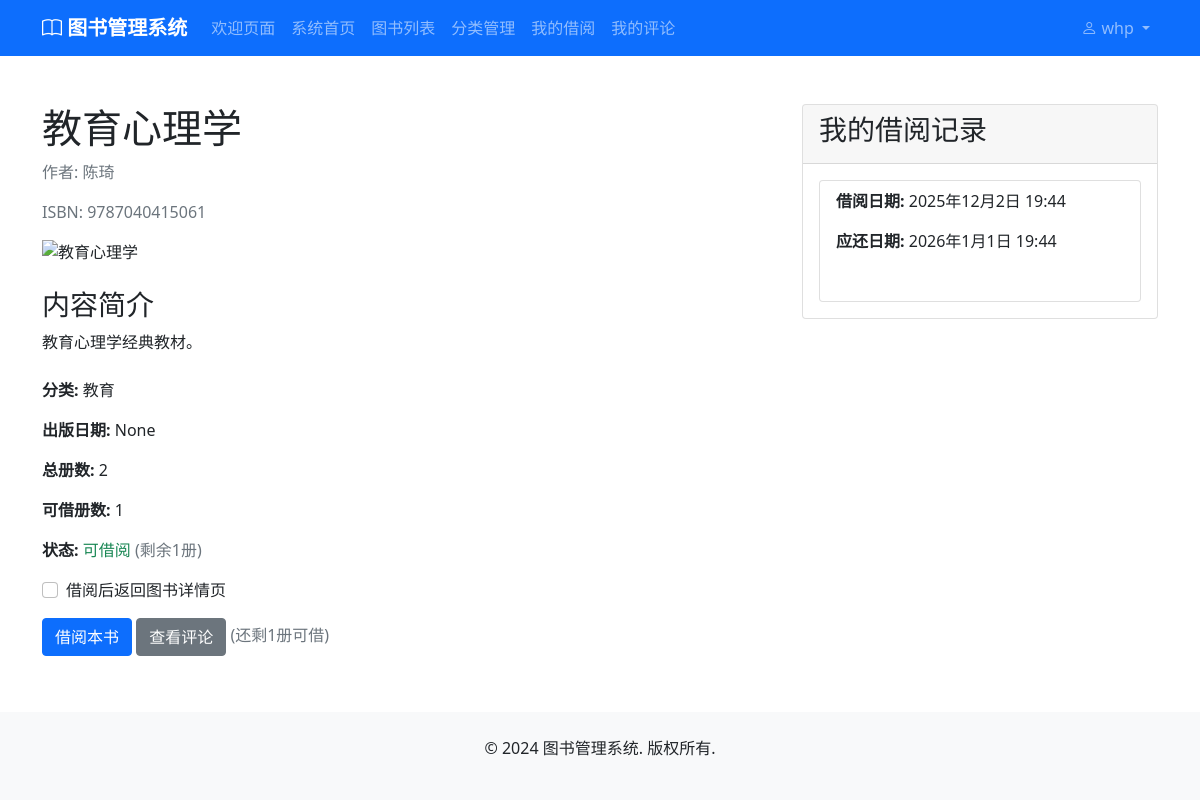
Page /books/6/ (signed in) on the earlier database version.
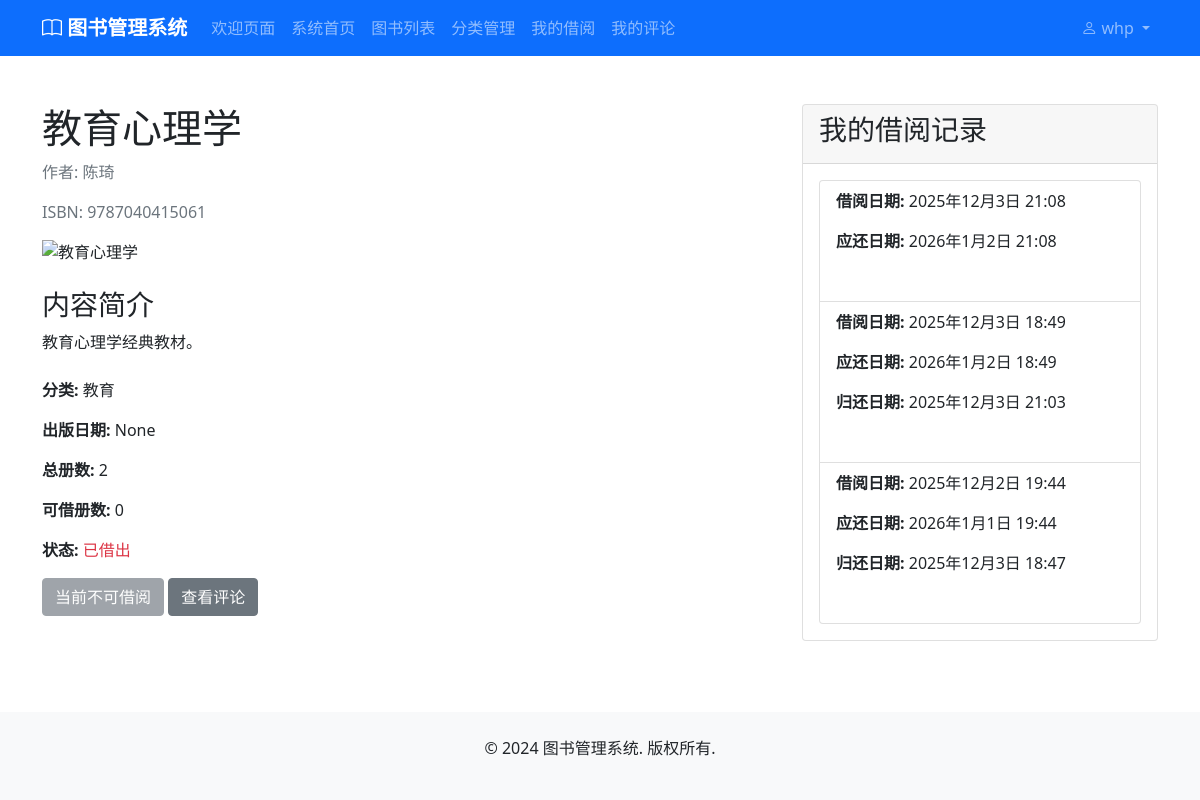
Same page on the later database version.
### books/models.py (models this page shows, shortened)
class Book(models.Model):
    STATUS_CHOICES = [
        ('available', '可借阅'),
        ('borrowed', '已借出'),
        ('maintenance', '维护中'),
        ('lost', '丢失'),
    ]
    title = models.CharField(max_length=200, verbose_name='书名')
    author = models.CharField(max_length=100, verbose_name='作者')
    isbn = models.CharField(max_length=20, unique=True, verbose_name='ISBN')
    publisher = models.CharField(max_length=100, blank=True, null=True, verbose_name='出版社')
    publication_date = models.DateField(blank=True, null=True, verbose_name='出版日期')
    category = models.ForeignKey(Category, on_delete=models.PROTECT, null=True, blank=True, verbose_name='分类')
    description = models.TextField(blank=True, null=True, verbose_name='描述')
    cover_image = models.ImageField(upload_to='book_covers/', blank=True, null=True, verbose_name='封面图片')
    total_copies = models.PositiveIntegerField(default=1, verbose_name='总册数')
    available_copies = models.PositiveIntegerField(default=1, verbose_name='可借册数')
    location = models.CharField(max_length=50, blank=True, null=True, verbose_name='书架位置')
    status = models.CharField(max_length=20, choices=STATUS_CHOICES, default='available', verbose_name='状态')
    created_at = models.DateTimeField(auto_now_add=True, verbose_name='创建时间')
    updated_at = models.DateTimeField(auto_now=True, verbose_name='更新时间')
    class Meta:
        verbose_name = '图书'
        verbose_name_plural = '图书'
    @property
    def cover_image_url(self):
        if self.cover_image and hasattr(self.cover_image, 'url'):
            try:
                import os
                from django.conf import settings
                image_path = os.path.join(settings.MEDIA_ROOT, self.cover_image.name)
                if os.path.exists(image_path):
                    return self.cover_image.url
            except:
                pass
        return static('images/default-book-cover.png')
    @property
    def is_available(self):
        return self.available_copies > 0 and self.status == 'available'

### borrowing/models.py (models this page shows, shortened)
class BorrowRecord(models.Model):
    STATUS_CHOICES = [
        ('borrowed', '借阅中'),
        ('returned', '已归还'),
        ('overdue', '逾期'),
    ]
    user = models.ForeignKey(User, on_delete=models.CASCADE, verbose_name='借阅用户')
    book = models.ForeignKey(Book, on_delete=models.CASCADE, verbose_name='借阅图书')
    borrow_date = models.DateTimeField(auto_now_add=True, verbose_name='借阅时间')
    due_date = models.DateTimeField(verbose_name='应还时间')
    return_date = models.DateTimeField(null=True, blank=True, verbose_name='归还时间')
    status = models.CharField(max_length=20, choices=STATUS_CHOICES, default='borrowed', verbose_name='状态')
    notes = models.TextField(blank=True, null=True, verbose_name='备注')
    created_at = models.DateTimeField(auto_now_add=True, verbose_name='创建时间')
    updated_at = models.DateTimeField(auto_now=True, verbose_name='更新时间')
    class Meta:
        verbose_name = '借阅记录'
        verbose_name_plural = '借阅记录'
        ordering = ['-borrow_date']

### categories/models.py (models this page shows, shortened)
class Category(models.Model):
    name = models.CharField(max_length=100, unique=True, verbose_name='分类名称')
    description = models.TextField(blank=True, null=True, verbose_name='描述')
    created_at = models.DateTimeField(auto_now_add=True, verbose_name='创建时间')
    updated_at = models.DateTimeField(auto_now=True, verbose_name='更新时间')
    class Meta:
        verbose_name = '图书分类'
        verbose_name_plural = '图书分类'

### books/views.py (the view)
# urls.py: path('<int:book_id>/', views.book_detail, name='book_detail'),
@login_required
def book_detail(request, book_id):
    book = get_object_or_404(Book, id=book_id)
    user_borrow_records = None
    if request.user.is_authenticated:
        from borrowing.models import BorrowRecord
        user_borrow_records = BorrowRecord.objects.filter(
            user=request.user,
            book=book
        ).order_by('-borrow_date')[:5]
    return render(request, 'books/book_detail.html', {
        'book': book,
        'user_borrow_records': user_borrow_records
    })

### accounts/models.py (called while the page is built)
    @property
    def is_admin(self):
        return self.role == 'admin'

### templates/books/book_detail.html (shortened to what the changed rows need)
{% extends 'base.html' %}
{% block content %}
<div class="container mt-5">
    <div class="row">
        <div class="col-md-8">
            <h1>{{ book.title }}</h1>
            <p class="text-muted">作者: {{ book.author }}</p>
            <p class="text-muted">ISBN: {{ book.isbn }}</p>
            {% if book.cover_image_url %}
            <div class="mb-4">
                <img data-src="{{ book.cover_image_url }}" alt="{{ book.title }}" class="img-fluid" style="max-height: 300px; display: none;" loading="lazy">
            </div>
            {% else %}
            <div class="mb-4 bg-light text-center py-4" style="height: 300px; border-radius: 4px;">
                <i class="fas fa-book-open fa-5x text-muted"></i>
            </div>
            {% endif %}
            <div class="mt-4">
                <h3>内容简介</h3>
                <p>{{ book.description }}</p>
            </div>
            <div class="mt-4">
                <p><strong>分类:</strong> {{ book.category.name }}</p>
                <p><strong>出版日期:</strong> {{ book.publication_date }}</p>
                <p><strong>总册数:</strong> {{ book.total_copies }}</p>
                <p><strong>可借册数:</strong> {{ book.available_copies }}</p>
                <p><strong>状态:</strong>
                    {% if book.is_available %}
                    <span class="text-success">可借阅</span>
                    {% if book.available_copies < book.total_copies %}
                    <span class="text-muted ml-2">(剩余{{ book.available_copies }}册)</span>
                    {% endif %}
                    {% else %}
                    <span class="text-danger">已借出</span>
                    {% endif %}
                </p>
                {% if user.is_authenticated %}
                    {% if book.is_available %}
                    <form method="post" action="{% url 'borrowing:borrow_book' book.id %}">
                        <div class="form-check mb-3">
                            <input type="checkbox" class="form-check-input" id="return_to_detail"
                                   name="redirect_to" value="book_detail">
                            <label class="form-check-label" for="return_to_detail">借阅后返回图书详情页</label>
                        </div>
                        <button type="submit" class="btn btn-primary">借阅本书</button>
                        <a href="{% url 'reviews:book_reviews' book.id %}" class="btn btn-secondary ml-2">查看评论</a>
                        {% if book.available_copies < book.total_copies %}
                        <span class="text-muted ml-2">(还剩{{ book.available_copies }}册可借)</span>
                        {% endif %}
                    </form>
                    {% else %}
                    <button class="btn btn-secondary" disabled>当前不可借阅</button>
                    <a href="{% url 'reviews:book_reviews' book.id %}" class="btn btn-secondary ml-2">查看评论</a>
                    {% endif %}
                {% else %}
                <a href="{% url 'accounts:login' %}" class="btn btn-primary">登录后借阅</a>
                <a href="{% url 'reviews:book_reviews' book.id %}" class="btn btn-secondary ml-2">查看评论</a>
                {% endif %}
            </div>
        </div>
        <div class="col-md-4">
            <div class="card">
                <div class="card-body">
                    {% if user_borrow_records %}
                    <ul class="list-group">
                        {% for record in user_borrow_records %}
                        <li class="list-group-item">
                            <p><strong>借阅日期:</strong> {{ record.borrow_date }}</p>
                            <p><strong>应还日期:</strong> {{ record.due_date }}</p>
                            {% if record.return_date %}
                            <p><strong>归还日期:</strong> {{ record.return_date }}</p>
                            <span class="badge badge-success">已归还</span>
                            {% else %}
                            <span class="badge badge-warning">未归还</span>
                            {% endif %}
                        </li>
                        {% endfor %}
                    </ul>
                    {% else %}
                    <p>暂无借阅记录</p>
                    {% endif %}
                </div>
            </div>
        </div>
    </div>
</div>
{% endblock %}

Differences in the rows shown:
changed Book "教育心理学": available_copies "1" → "0"; available_copies "1" → (not shown)
added BorrowRecord: borrow_date "2025年12月3日 21:08", due_date "2026年1月2日 21:08"
added BorrowRecord: borrow_date "2025年12月3日 18:49", due_date "2026年1月2日 18:49", return_date "2025年12月3日 21:03"
changed BorrowRecord (number 3 of 3 on the later page): return_date (not shown) → "2025年12月3日 18:47"
Other differences:
form field redirect_to: "☐" → (not shown)
text no longer shown: "可借阅 (剩余 册) 借阅后返回图书详情页 借阅本书 (还剩 册可借)"
text now shown: "已借出 当前不可借阅"
